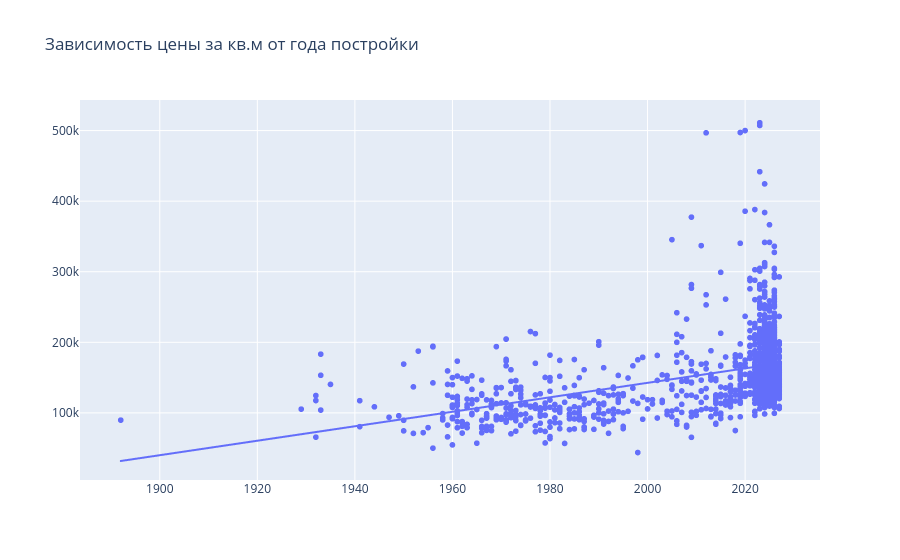

The notebook cell this image was saved under:
### Code cell
fig = px.scatter(df, x='year_of_construction', y='price_per_meter',
                 trendline='ols',
                 title="Зависимость цены за кв.м от года постройки",
                 labels={"year_of_construction": "", "price_per_meter": ""})
fig.show()

### Figure 1 — Plotly figure (JSON) as saved in the notebook; plotly's stock layout.template omitted (floating-point values rounded to 4 significant figures; data arrays with more than 128 entries replaced by an {"elided": "..."} marker saying what was removed)
{"data": [{"hovertemplate": "=%{y}<extra></extra>", "legendgroup": "", "marker": {"color": "#636efa", "symbol": "circle"}, "mode": "markers", "name": "", "showlegend": false, "type": "scattergl", "x": {"elided": "1784 float values"}, "xaxis": "x", "y": {"elided": "1784 float values"}, "yaxis": "y"}, {"hovertemplate": "<b>OLS trendline</b><br>price_per_meter = 1025.47 * year_of_construction + -1.90835e+06<br>R<sup>2</sup>=0.178157<br><br>=%{y} <b>(trend)</b><extra></extra>", "legendgroup": "", "marker": {"color": "#636efa", "symbol": "circle"}, "mode": "lines", "name": "", "showlegend": false, "type": "scattergl", "x": {"elided": "1618 float values"}, "xaxis": "x", "y": {"elided": "1618 float values"}, "yaxis": "y"}], "layout": {"legend": {"tracegroupgap": 0}, "title": {"text": "Зависимость цены за кв.м от года постройки"}, "xaxis": {"anchor": "y", "domain": [0, 1], "title": {"text": ""}}, "yaxis": {"anchor": "x", "domain": [0, 1], "title": {"text": ""}}}}
